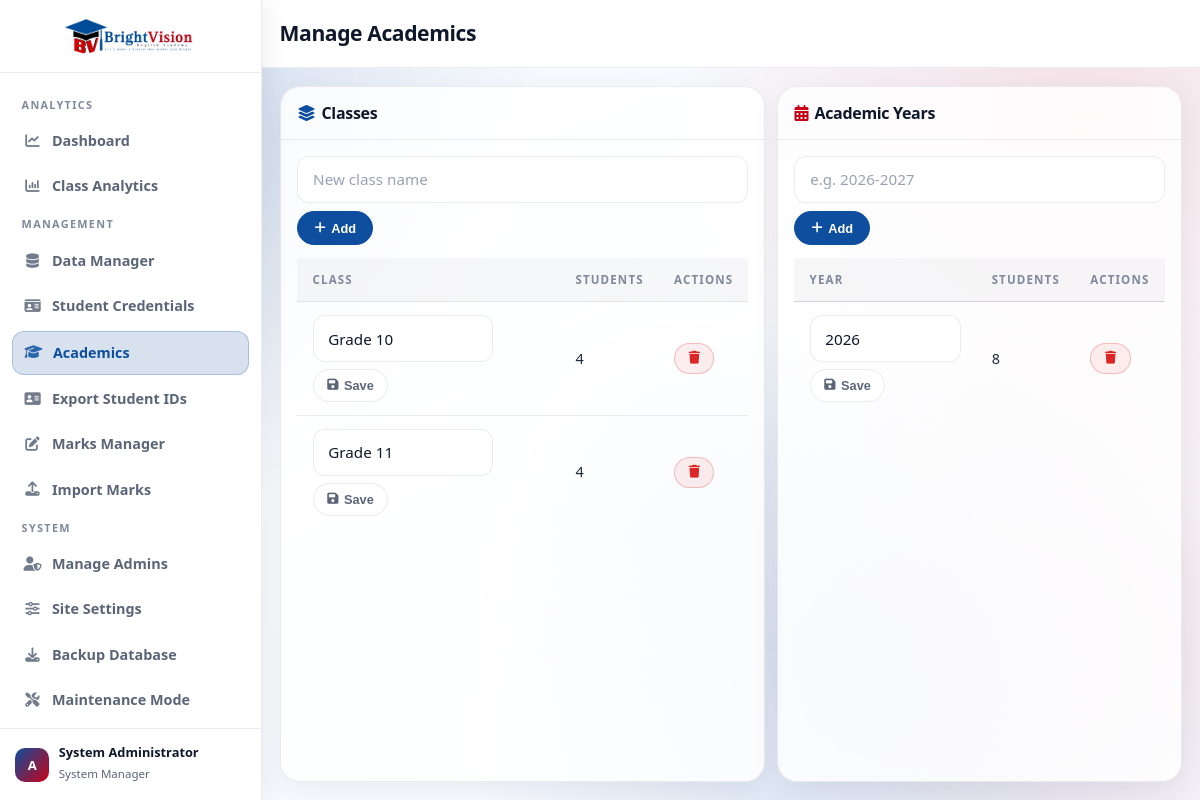
/admin/manage_academics.php (signed in), run on the app's committed database.
### tables this page shows
CREATE TABLE IF NOT EXISTS `classes` (
  `id` INT AUTO_INCREMENT PRIMARY KEY,
  `class_name` VARCHAR(50) NOT NULL UNIQUE
);

CREATE TABLE IF NOT EXISTS `academic_years` (
  `id` INT AUTO_INCREMENT PRIMARY KEY,
  `year_name` VARCHAR(20) NOT NULL UNIQUE
);

### admin/admin_auth.php (called while the page is built, shortened)
<?php
if (!function_exists('admin_permissions')) {
    function admin_permissions(): array
    {
        $permissions = $_SESSION['admin_permissions'] ?? [];
        return is_array($permissions) ? $permissions : [];
    }
}
if (!function_exists('admin_can')) {
    function admin_can(string $permission): bool
    {
        $permissions = admin_permissions();
        return !empty($permissions[$permission]);
    }
}
if (!function_exists('admin_display_name')) {
    function admin_display_name(): string
    {
        $name = trim((string) ($_SESSION['admin_name'] ?? ''));
        if ($name !== '') {
            return $name;
        }
        $username = trim((string) ($_SESSION['admin_username'] ?? ''));
        return $username !== '' ? $username : 'Administrator';
    }
}

### admin/manage_academics.php (the view, shortened to what this page needs)
<?php
require_once '../config.php';
require_once 'admin_auth.php';
$classes = $pdo->query("SELECT c.id, c.class_name, COUNT(s.id) AS students FROM classes c LEFT JOIN students s ON s.class_id=c.id GROUP BY c.id, c.class_name ORDER BY c.class_name ASC")->fetchAll(PDO::FETCH_ASSOC);
$years = $pdo->query("SELECT y.id, y.year_name, COUNT(s.id) AS students FROM academic_years y LEFT JOIN students s ON s.academic_year_id=y.id GROUP BY y.id, y.year_name ORDER BY y.year_name DESC")->fetchAll(PDO::FETCH_ASSOC);
?>
<!DOCTYPE html>
<html lang="en">
<head>
    <link rel="stylesheet" href="https://cdnjs.cloudflare.com/ajax/libs/font-awesome/6.5.0/css/all.min.css">
    <link rel="stylesheet" href="../css/style.css">
    <link rel="stylesheet" href="../css/admin.css">
</head>
<body>
<div class="bg-mesh"><div class="orb orb-1"></div><div class="orb orb-2"></div><div class="orb orb-3"></div></div>
<div class="admin-layout">
<aside class="sidebar" id="sidebar">
    <a href="dashboard" class="sb-header"><img src="../logo.png" alt="BrightVision" class="sb-logo"></a>
    <nav class="sb-nav">
        <div class="sb-label">Analytics</div>
        <a href="dashboard" class="sb-link"><i class="fas fa-chart-line"></i> Dashboard</a>
        <?php if (admin_can('view_analytics')): ?><a href="class_analytics" class="sb-link"><i class="fas fa-chart-column"></i> Class Analytics</a><?php endif; ?>
        <div class="sb-label">Management</div>
        <a href="manage_students" class="sb-link"><i class="fas fa-database"></i> Data Manager</a>
        <a href="student_credentials" class="sb-link"><i class="fas fa-id-card"></i> Student Credentials</a>
        <a href="manage_academics" class="sb-link active"><i class="fas fa-graduation-cap"></i> Academics</a>
                    <a href="export_student_ids" class="sb-link"><i class="fas fa-address-card"></i> Export Student IDs</a>
        <?php if (admin_can('manage_marks')): ?><a href="manage_marks" class="sb-link"><i class="fas fa-pen-to-square"></i> Marks Manager</a><?php endif; ?>
        <?php if (admin_can('import_csv')): ?><a href="import_csv" class="sb-link"><i class="fas fa-upload"></i> Import Marks</a><?php endif; ?>
        <div class="sb-label">System</div>
        <?php if (admin_can('manage_admins')): ?><a href="manage_admins" class="sb-link"><i class="fas fa-user-shield"></i> Manage Admins</a><?php endif; ?>
        <?php if (admin_can('manage_site_settings')): ?><a href="site_settings" class="sb-link"><i class="fas fa-sliders"></i> Site Settings</a><?php endif; ?>
        <?php if (admin_can('backup_db')): ?><a href="backup_database" class="sb-link"><i class="fas fa-download"></i> Backup Database</a><?php endif; ?>
        <?php if (admin_can('maintenance_mode')): ?><a href="maintenance" class="sb-link"><i class="fas fa-screwdriver-wrench"></i> Maintenance Mode</a><?php endif; ?>
        <a href="profile" class="sb-link"><i class="fas fa-user-gear"></i> My Profile</a>
    </nav>
    <div class="sb-profile"><div class="sb-avatar">A</div><div class="sb-profile-text"><strong><?= htmlspecialchars(admin_display_name()) ?></strong><span>System Manager</span></div></div>
</aside>
<main class="admin-main">
    <div class="admin-topbar"><div class="topbar-left"><button class="sb-toggle" id="sbToggle"><i class="fas fa-bars"></i></button><h1>Manage Academics</h1></div></div>
    <div class="admin-body dashboard-stack">
        <section class="management-grid reveal d1">
            <article class="dash-panel"><div class="panel-head"><h2><i class="fas fa-layer-group" style="color:var(--primary);"></i> Classes</h2></div><div class="panel-body">
                <form method="POST" class="form-inline" style="margin-bottom:0.8rem;"><input type="hidden" name="action" value="add_class"><input type="text" name="class_name" class="form-control" placeholder="New class name" required><button class="notion-btn notion-btn-primary" type="submit"><i class="fas fa-plus"></i> Add</button></form>
                <div class="table-scroll"><table class="glass-table"><thead><tr><th>Class</th><th>Students</th><th>Actions</th></tr></thead><tbody>
                <?php foreach ($classes as $class): ?>
                    <tr>
                        <td>
                            <form method="POST" class="form-inline" style="gap:0.45rem;align-items:center;">
                                <input type="text" name="class_name" class="form-control" value="<?= htmlspecialchars($class['class_name']) ?>" style="max-width:180px;">
                                <button class="notion-btn notion-btn-ghost notion-btn-sm" type="submit"><i class="fas fa-floppy-disk"></i> Save</button>
                            </form>
                        </td>
                        <td><?= (int) $class['students'] ?></td>
                        <td><form method="POST" onsubmit="return confirm('Delete class and related students?');"><button class="notion-btn notion-btn-danger notion-btn-sm" type="submit"><i class="fas fa-trash"></i></button></form></td>
                    </tr>
                <?php endforeach; ?>
                </tbody></table></div>
            </div></article>
            <article class="dash-panel"><div class="panel-head"><h2><i class="fas fa-calendar-days" style="color:var(--accent);"></i> Academic Years</h2></div><div class="panel-body">
                <form method="POST" class="form-inline" style="margin-bottom:0.8rem;"><input type="hidden" name="action" value="add_year"><input type="text" name="year_name" class="form-control" placeholder="e.g. 2026-2027" required><button class="notion-btn notion-btn-primary" type="submit"><i class="fas fa-plus"></i> Add</button></form>
                <div class="table-scroll"><table class="glass-table"><thead><tr><th>Year</th><th>Students</th><th>Actions</th></tr></thead><tbody>
                <?php foreach ($years as $year): ?>
                    <tr>
                        <td>
                            <form method="POST" class="form-inline" style="gap:0.45rem;align-items:center;">
                                <input type="text" name="year_name" class="form-control" value="<?= htmlspecialchars($year['year_name']) ?>" style="max-width:180px;">
                                <button class="notion-btn notion-btn-ghost notion-btn-sm" type="submit"><i class="fas fa-floppy-disk"></i> Save</button>
                            </form>
                        </td>
                        <td><?= (int) $year['students'] ?></td>
                        <td><form method="POST" onsubmit="return confirm('Delete year and related students?');"><button class="notion-btn notion-btn-danger notion-btn-sm" type="submit"><i class="fas fa-trash"></i></button></form></td>
                    </tr>
                <?php endforeach; ?>
                </tbody></table></div>
            </div></article>
        </section>
    </div>
</main>
</div>
</body>
</html>

### css/style.css (style rules this page uses)
:root { --bg-base: #f3f6fc; --bg-soft: #fafcff; --glass-bg: rgba(255, 255, 255, 0.8); --glass-solid: #ffffff; --glass-border: rgba(17, 24, 39, 0.08); --glass-hover: rgba(15, 23, 42, 0.04); --text-main: #0f172a; --text-dark: #1f2937; --text-muted: #5b6578; --text-soft: #7f899c; --primary: #0d4f9e; --primary-strong: #093f7d; --primary-glow: rgba(13, 79, 158, 0.24); --accent: #c70017; --accent-strong: #9f0012; --accent-glow: rgba(199, 0, 23, 0.2); --success: #0f9d58; --warning: #d97706; --danger: #dc2626; --radius-xl: 28px; --radius-lg: 20px; --radius: 14px; --radius-sm: 10px; --font-heading: 'Trebuchet MS', 'Segoe UI', 'Candara', sans-serif; --font-body: 'Segoe UI', 'Verdana', 'Tahoma', sans-serif; --shadow-soft: 0 8px 28px rgba(15, 23, 42, 0.06); --shadow-card: 0 14px 34px rgba(15, 23, 42, 0.08); --transition: 0.28s cubic-bezier(0.16, 1, 0.3, 1); }
* { box-sizing: border-box; margin: 0; padding: 0; }
html, body { min-height: 100%; }
body { font-family: var(--font-body); color: var(--text-main); line-height: 1.55; background: var(--bg-base); overflow-x: hidden; position: relative; }
a { color: inherit; }
.bg-mesh { position: fixed; inset: 0; z-index: -2; overflow: hidden; background: radial-gradient(circle at 8% 10%, rgba(13, 79, 158, 0.14), transparent 34%), radial-gradient(circle at 90% 15%, rgba(199, 0, 23, 0.1), transparent 32%), radial-gradient(circle at 70% 85%, rgba(13, 79, 158, 0.14), transparent 36%), linear-gradient(160deg, #f3f6fc 0%, #fafcff 48%, #f5f8fe 100%); }
.bg-mesh::after { content: ''; position: absolute; inset: 0; background-image: radial-gradient(rgba(15, 23, 42, 0.04) 0.7px, transparent 0.7px); background-size: 18px 18px; opacity: 0.32; pointer-events: none; }
.orb { position: absolute; border-radius: 50%; filter: blur(72px); opacity: 0.5; animation: drift 18s ease-in-out infinite alternate; }
.orb-2 { width: 52vw; height: 52vw; right: -16%; bottom: -18%; background: radial-gradient(circle, rgba(199, 0, 23, 0.2) 0%, transparent 70%); animation-delay: -6s; }
.orb-3 { width: 34vw; height: 34vw; right: 26%; top: 34%; background: radial-gradient(circle, rgba(13, 79, 158, 0.16) 0%, transparent 64%); animation-delay: -11s; }
h1, h2, h3, h4, h5, h6 { font-family: var(--font-heading); color: var(--text-main); letter-spacing: -0.02em; }
.form-control { width: 100%; border: 1px solid var(--glass-border); border-radius: 12px; background: #ffffff; color: var(--text-main); padding: 0.78rem 0.92rem; font-family: var(--font-body); font-size: 0.95rem; transition: var(--transition); }
.form-control::placeholder { color: #98a2b3; }
.table-scroll { overflow-x: auto; }
.glass-table { width: 100%; border-collapse: collapse; }
.glass-table th, .glass-table td { padding: 0.8rem 0.95rem; text-align: left; border-bottom: 1px solid var(--glass-border); }
.glass-table th { font-size: 0.72rem; letter-spacing: 0.1em; text-transform: uppercase; font-weight: 700; color: var(--text-soft); background: rgba(15, 23, 42, 0.03); }
.glass-table td { color: var(--text-dark); font-size: 0.9rem; }
.glass-table tbody tr:last-child td { border-bottom: none; }
.reveal { opacity: 0; transform: translateY(18px); animation: floatUp 0.55s cubic-bezier(0.16, 1, 0.3, 1) forwards; }
.d1 { animation-delay: 0.1s; }

### data on the page
classes: class_name "Grade 10", students "4"
classes: class_name "Grade 11", students "4"
academic_years: year_name "2026", students "8"

### other printed values
admin_display_name() "System Administrator"
